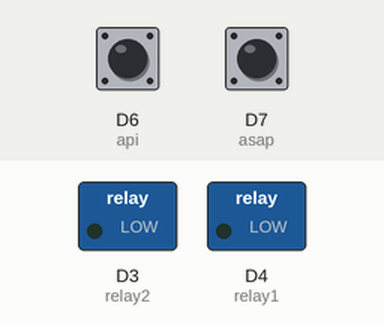
Recording of a sketch running on a simulated ESP8266 (NodeMCU). On the bench: switched loads named in the sketch (green lamp = pin HIGH). The test bench sets the inputs (shaded band); at power-on: D6 (api) HIGH, D7 (asap) HIGH. WiFi joins after 1.5 s; servers stay silent unless stated; what the sketch prints to the serial monitor is not drawn.

Above: at 1.65 s.
Timing chart, 0 to 3.3 s (numbered marks = the images above):
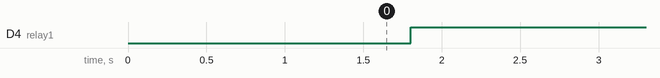

The sketch:

sketch_sudahjadiTA.ino
```cpp
#include <FirebaseArduino.h>
//#include "DHT.h"

#include  <ESP8266WiFi.h>

#define FIREBASE_HOST "monitoring-sistem-kebakaran.firebaseio.com"
#define WIFI_SSID "jay" // Change the name of your WIFI
#define WIFI_PASSWORD "mercubuana" // Change the password of your WIFI


//inialisasi pin tombol
int relay1=D4;
int relay2=D3;
int baca;
int baca1;
int api=D6;
int asap=D7;


void setup() {
   WiFi.begin (WIFI_SSID, WIFI_PASSWORD);
   while (WiFi.status() != WL_CONNECTED) {
    delay(500);
    Serial.print(".");
  }
   //dht.begin();
  Serial.println ("");
  Serial.println ("WiFi Connected!");
  Firebase.begin(FIREBASE_HOST);
 pinMode(api,INPUT);
 pinMode(asap,INPUT);
 pinMode(relay1, OUTPUT);
 pinMode(relay2, OUTPUT);
 Serial.begin(115200);
}

void loop() {
 baca=digitalRead(asap);
 baca1=digitalRead(api);
  //float baca = dht.readHumidity();
 // float baca1 = dht.readTemperature();  // Reading temperature as Celsius (the default)
  Firebase.setFloat ("API terdekteksi ",baca);
  Firebase.setFloat ("ASAP terdeteksi  ",baca1);


 if (baca1==LOW || baca==LOW ){
  digitalWrite(relay1,LOW);
  digitalWrite(relay2,LOW);


 }

 else{
  digitalWrite(relay1,HIGH);


 }

}
```

Measured:
- by itself, D4 (relay1): LOW → HIGH at 1.8 s
